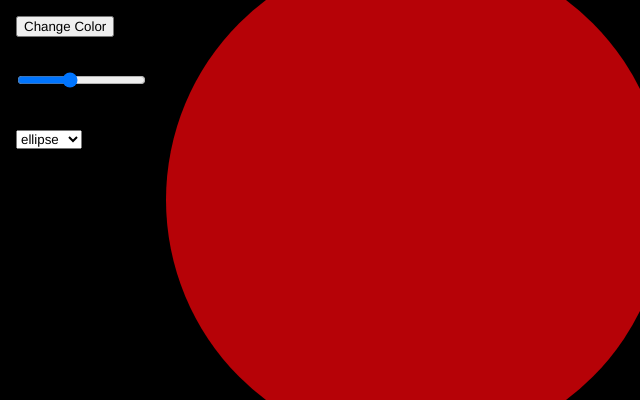
Frame 1 (no input)
Frame 60 (no input): identical to frame 1, image omitted
Frame 120 (the mouse pressed at the canvas centre since frame 60): identical to frame 1, image omitted

The p5.js sketch that drew this single still picture (run headless with seeded random() and noise() and a simulated clock; from frame 60 on, the mouse is pressed at the canvas centre):

// p5.js sketch
// ── sketch.js
let colorBtn, sizeSlider, shapeSelect;
let shapeColor;

function setup() {
  createCanvas(640, 400);
  noStroke();
  textFont("Helvetica, Arial, sans-serif");

  // starting color
  shapeColor = color(random(255), random(10), random(10));

  // Button: change color
  colorBtn = createButton("Change Color");
  colorBtn.position(16, 16);
  colorBtn.mousePressed(randomShapeColor);
  
  function randomShapeColor() {
    shapeColor = color(random(255), random(0), random(0));
  }

  // Slider: controls size
  createP("Size").position(0, 50).style("margin", "4px 0 0 16px");
  sizeSlider = createSlider(20, 220, 100, 1);
  sizeSlider.position(15, 70);

  // Dropdown: choose shape
  createP("Shape").position(0, 100).style("margin", "8px 0 0 16px");
  shapeSelect = createSelect();
  shapeSelect.position(16, 130);
  shapeSelect.option("ellipse");
  shapeSelect.option("rect");
  shapeSelect.option("triangle");
}

function draw() {
  background(0);

  push();
  translate(width * 0.65, height * 0.5);
  let s = sizeSlider.value();

  fill(shapeColor);
  

  // draw chosen shape
  let choice = shapeSelect.value();
  if (choice === "ellipse") {
    ellipse(0, 0, s * 5, s * 5);
  } else if (choice === "rect") {
    rectMode(CENTER);
    rect(0, 0, s, s);
  } else if (choice === "triangle") {
    triangle(-s * 0.6, s * 0.5, 0, -s * 0.6, s * 0.6, s * 0.5);
  }
  pop();
  
  console.log(mouseX, mouseY);
}
